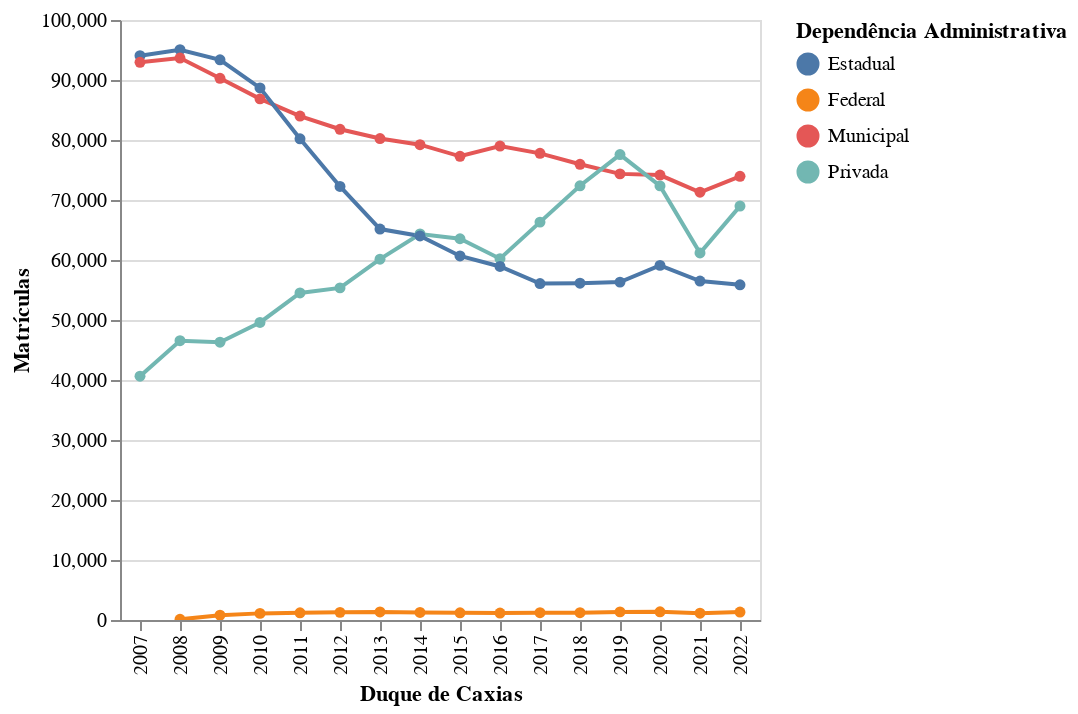

Notebook cell for this chart:
### Code cell
filtro = 'Duque de Caxias' # São Paulo, Duque de Caxias, Rio de Janeiro e Minas Gerais

cidade = analise.loc[analise['NO_MUNICIPIO'] == filtro]

alt.Chart(cidade).mark_line(point=True).encode(
    x = alt.X('NU_ANO_CENSO:N', title=filtro),
    y = alt.Y('QT_MAT_BAS', title=titulo),
    color = alt.Color('TP_DEPENDENCIA', title="Dependência Administrativa"),
    tooltip = [alt.Tooltip('NU_ANO_CENSO'),
              alt.Tooltip('QT_MAT_BAS', format=','),
              alt.Tooltip('TP_DEPENDENCIA')]
).interactive()

### Figure 1 — Vega-Lite specification as saved in the notebook (floating-point values rounded to 4 significant figures)
{"config": {"view": {"continuousWidth": 400, "continuousHeight": 300}}, "data": {"name": "data-ff1c18148b6fbe449272dc6b0ae64af8"}, "mark": {"type": "line", "point": true}, "encoding": {"color": {"field": "TP_DEPENDENCIA", "title": "Dependência Administrativa", "type": "nominal"}, "tooltip": [{"field": "NU_ANO_CENSO", "type": "quantitative"}, {"field": "QT_MAT_BAS", "format": ",", "type": "quantitative"}, {"field": "TP_DEPENDENCIA", "type": "nominal"}], "x": {"field": "NU_ANO_CENSO", "title": "Duque de Caxias", "type": "nominal"}, "y": {"field": "QT_MAT_BAS", "title": "Matrículas", "type": "quantitative"}}, "selection": {"selector010": {"type": "interval", "bind": "scales", "encodings": ["x", "y"]}}, "$schema": "https://vega.github.io/schema/vega-lite/v4.17.0.json", "datasets": {"data-ff1c18148b6fbe449272dc6b0ae64af8": [{"TP_DEPENDENCIA": "Municipal", "NU_ANO_CENSO": 2022, "NO_MUNICIPIO": "Duque de Caxias", "QT_MAT_BAS": 73950.0}, {"TP_DEPENDENCIA": "Privada", "NU_ANO_CENSO": 2022, "NO_MUNICIPIO": "Duque de Caxias", "QT_MAT_BAS": 68980.0}, {"TP_DEPENDENCIA": "Estadual", "NU_ANO_CENSO": 2022, "NO_MUNICIPIO": "Duque de Caxias", "QT_MAT_BAS": 55870.0}, {"TP_DEPENDENCIA": "Federal", "NU_ANO_CENSO": 2022, "NO_MUNICIPIO": "Duque de Caxias", "QT_MAT_BAS": 1319.0}, {"TP_DEPENDENCIA": "Municipal", "NU_ANO_CENSO": 2021, "NO_MUNICIPIO": "Duque de Caxias", "QT_MAT_BAS": 71290.0}, {"TP_DEPENDENCIA": "Privada", "NU_ANO_CENSO": 2021, "NO_MUNICIPIO": "Duque de Caxias", "QT_MAT_BAS": 61170.0}, {"TP_DEPENDENCIA": "Estadual", "NU_ANO_CENSO": 2021, "NO_MUNICIPIO": "Duque de Caxias", "QT_MAT_BAS": 56490.0}, {"TP_DEPENDENCIA": "Federal", "NU_ANO_CENSO": 2021, "NO_MUNICIPIO": "Duque de Caxias", "QT_MAT_BAS": 1126.0}, {"TP_DEPENDENCIA": "Municipal", "NU_ANO_CENSO": 2020, "NO_MUNICIPIO": "Duque de Caxias", "QT_MAT_BAS": 74150.0}, {"TP_DEPENDENCIA": "Privada", "NU_ANO_CENSO": 2020, "NO_MUNICIPIO": "Duque de Caxias", "QT_MAT_BAS": 72350.0}, {"TP_DEPENDENCIA": "Estadual", "NU_ANO_CENSO": 2020, "NO_MUNICIPIO": "Duque de Caxias", "QT_MAT_BAS": 59100.0}, {"TP_DEPENDENCIA": "Federal", "NU_ANO_CENSO": 2020, "NO_MUNICIPIO": "Duque de Caxias", "QT_MAT_BAS": 1361.0}, {"TP_DEPENDENCIA": "Privada", "NU_ANO_CENSO": 2019, "NO_MUNICIPIO": "Duque de Caxias", "QT_MAT_BAS": 77570.0}, {"TP_DEPENDENCIA": "Municipal", "NU_ANO_CENSO": 2019, "NO_MUNICIPIO": "Duque de Caxias", "QT_MAT_BAS": 74350.0}, {"TP_DEPENDENCIA": "Estadual", "NU_ANO_CENSO": 2019, "NO_MUNICIPIO": "Duque de Caxias", "QT_MAT_BAS": 56310.0}, {"TP_DEPENDENCIA": "Federal", "NU_ANO_CENSO": 2019, "NO_MUNICIPIO": "Duque de Caxias", "QT_MAT_BAS": 1351.0}, {"TP_DEPENDENCIA": "Municipal", "NU_ANO_CENSO": 2018, "NO_MUNICIPIO": "Duque de Caxias", "QT_MAT_BAS": 75950.0}, {"TP_DEPENDENCIA": "Privada", "NU_ANO_CENSO": 2018, "NO_MUNICIPIO": "Duque de Caxias", "QT_MAT_BAS": 72370.0}, {"TP_DEPENDENCIA": "Estadual", "NU_ANO_CENSO": 2018, "NO_MUNICIPIO": "Duque de Caxias", "QT_MAT_BAS": 56140.0}, {"TP_DEPENDENCIA": "Federal", "NU_ANO_CENSO": 2018, "NO_MUNICIPIO": "Duque de Caxias", "QT_MAT_BAS": 1209.0}, {"TP_DEPENDENCIA": "Municipal", "NU_ANO_CENSO": 2017, "NO_MUNICIPIO": "Duque de Caxias", "QT_MAT_BAS": 77780.0}, {"TP_DEPENDENCIA": "Privada", "NU_ANO_CENSO": 2017, "NO_MUNICIPIO": "Duque de Caxias", "QT_MAT_BAS": 66310.0}, {"TP_DEPENDENCIA": "Estadual", "NU_ANO_CENSO": 2017, "NO_MUNICIPIO": "Duque de Caxias", "QT_MAT_BAS": 56080.0}, {"TP_DEPENDENCIA": "Federal", "NU_ANO_CENSO": 2017, "NO_MUNICIPIO": "Duque de Caxias", "QT_MAT_BAS": 1218.0}, {"TP_DEPENDENCIA": "Municipal", "NU_ANO_CENSO": 2016, "NO_MUNICIPIO": "Duque de Caxias", "QT_MAT_BAS": 78990.0}, {"TP_DEPENDENCIA": "Privada", "NU_ANO_CENSO": 2016, "NO_MUNICIPIO": "Duque de Caxias", "QT_MAT_BAS": 60220.0}, {"TP_DEPENDENCIA": "Estadual", "NU_ANO_CENSO": 2016, "NO_MUNICIPIO": "Duque de Caxias", "QT_MAT_BAS": 58920.0}, {"TP_DEPENDENCIA": "Federal", "NU_ANO_CENSO": 2016, "NO_MUNICIPIO": "Duque de Caxias", "QT_MAT_BAS": 1163.0}, {"TP_DEPENDENCIA": "Municipal", "NU_ANO_CENSO": 2015, "NO_MUNICIPIO": "Duque de Caxias", "QT_MAT_BAS": 77280.0}, {"TP_DEPENDENCIA": "Privada", "NU_ANO_CENSO": 2015, "NO_MUNICIPIO": "Duque de Caxias", "QT_MAT_BAS": 63540.0}, {"TP_DEPENDENCIA": "Estadual", "NU_ANO_CENSO": 2015, "NO_MUNICIPIO": "Duque de Caxias", "QT_MAT_BAS": 60680.0}, {"TP_DEPENDENCIA": "Federal", "NU_ANO_CENSO": 2015, "NO_MUNICIPIO": "Duque de Caxias", "QT_MAT_BAS": 1192.0}, {"TP_DEPENDENCIA": "Municipal", "NU_ANO_CENSO": 2014, "NO_MUNICIPIO": "Duque de Caxias", "QT_MAT_BAS": 79220.0}, {"TP_DEPENDENCIA": "Privada", "NU_ANO_CENSO": 2014, "NO_MUNICIPIO": "Duque de Caxias", "QT_MAT_BAS": 64340.0}, {"TP_DEPENDENCIA": "Estadual", "NU_ANO_CENSO": 2014, "NO_MUNICIPIO": "Duque de Caxias", "QT_MAT_BAS": 64010.0}, {"TP_DEPENDENCIA": "Federal", "NU_ANO_CENSO": 2014, "NO_MUNICIPIO": "Duque de Caxias", "QT_MAT_BAS": 1255.0}, {"TP_DEPENDENCIA": "Municipal", "NU_ANO_CENSO": 2013, "NO_MUNICIPIO": "Duque de Caxias", "QT_MAT_BAS": 80240.0}, {"TP_DEPENDENCIA": "Estadual", "NU_ANO_CENSO": 2013, "NO_MUNICIPIO": "Duque de Caxias", "QT_MAT_BAS": 65160.0}, {"TP_DEPENDENCIA": "Privada", "NU_ANO_CENSO": 2013, "NO_MUNICIPIO": "Duque de Caxias", "QT_MAT_BAS": 60140.0}, {"TP_DEPENDENCIA": "Federal", "NU_ANO_CENSO": 2013, "NO_MUNICIPIO": "Duque de Caxias", "QT_MAT_BAS": 1349.0}, {"TP_DEPENDENCIA": "Municipal", "NU_ANO_CENSO": 2012, "NO_MUNICIPIO": "Duque de Caxias", "QT_MAT_BAS": 81790.0}, {"TP_DEPENDENCIA": "Estadual", "NU_ANO_CENSO": 2012, "NO_MUNICIPIO": "Duque de Caxias", "QT_MAT_BAS": 72260.0}, {"TP_DEPENDENCIA": "Privada", "NU_ANO_CENSO": 2012, "NO_MUNICIPIO": "Duque de Caxias", "QT_MAT_BAS": 55350.0}, {"TP_DEPENDENCIA": "Federal", "NU_ANO_CENSO": 2012, "NO_MUNICIPIO": "Duque de Caxias", "QT_MAT_BAS": 1271.0}, {"TP_DEPENDENCIA": "Municipal", "NU_ANO_CENSO": 2011, "NO_MUNICIPIO": "Duque de Caxias", "QT_MAT_BAS": 83990.0}, {"TP_DEPENDENCIA": "Estadual", "NU_ANO_CENSO": 2011, "NO_MUNICIPIO": "Duque de Caxias", "QT_MAT_BAS": 80200.0}, {"TP_DEPENDENCIA": "Privada", "NU_ANO_CENSO": 2011, "NO_MUNICIPIO": "Duque de Caxias", "QT_MAT_BAS": 54510.0}, {"TP_DEPENDENCIA": "Federal", "NU_ANO_CENSO": 2011, "NO_MUNICIPIO": "Duque de Caxias", "QT_MAT_BAS": 1207.0}, {"TP_DEPENDENCIA": "Estadual", "NU_ANO_CENSO": 2010, "NO_MUNICIPIO": "Duque de Caxias", "QT_MAT_BAS": 88670.0}, {"TP_DEPENDENCIA": "Municipal", "NU_ANO_CENSO": 2010, "NO_MUNICIPIO": "Duque de Caxias", "QT_MAT_BAS": 86860.0}, {"TP_DEPENDENCIA": "Privada", "NU_ANO_CENSO": 2010, "NO_MUNICIPIO": "Duque de Caxias", "QT_MAT_BAS": 49600.0}, {"TP_DEPENDENCIA": "Federal", "NU_ANO_CENSO": 2010, "NO_MUNICIPIO": "Duque de Caxias", "QT_MAT_BAS": 1104.0}, {"TP_DEPENDENCIA": "Estadual", "NU_ANO_CENSO": 2009, "NO_MUNICIPIO": "Duque de Caxias", "QT_MAT_BAS": 93360.0}, {"TP_DEPENDENCIA": "Municipal", "NU_ANO_CENSO": 2009, "NO_MUNICIPIO": "Duque de Caxias", "QT_MAT_BAS": 90280.0}, {"TP_DEPENDENCIA": "Privada", "NU_ANO_CENSO": 2009, "NO_MUNICIPIO": "Duque de Caxias", "QT_MAT_BAS": 46300.0}, {"TP_DEPENDENCIA": "Federal", "NU_ANO_CENSO": 2009, "NO_MUNICIPIO": "Duque de Caxias", "QT_MAT_BAS": 793.0}, {"TP_DEPENDENCIA": "Estadual", "NU_ANO_CENSO": 2008, "NO_MUNICIPIO": "Duque de Caxias", "QT_MAT_BAS": 95050.0}, {"TP_DEPENDENCIA": "Municipal", "NU_ANO_CENSO": 2008, "NO_MUNICIPIO": "Duque de Caxias", "QT_MAT_BAS": 93670.0}, {"TP_DEPENDENCIA": "Privada", "NU_ANO_CENSO": 2008, "NO_MUNICIPIO": "Duque de Caxias", "QT_MAT_BAS": 46550.0}, {"TP_DEPENDENCIA": "Federal", "NU_ANO_CENSO": 2008, "NO_MUNICIPIO": "Duque de Caxias", "QT_MAT_BAS": 109.0}, {"TP_DEPENDENCIA": "Estadual", "NU_ANO_CENSO": 2007, "NO_MUNICIPIO": "Duque de Caxias", "QT_MAT_BAS": 94050.0}, {"TP_DEPENDENCIA": "Municipal", "NU_ANO_CENSO": 2007, "NO_MUNICIPIO": "Duque de Caxias", "QT_MAT_BAS": 92940.0}, {"TP_DEPENDENCIA": "Privada", "NU_ANO_CENSO": 2007, "NO_MUNICIPIO": "Duque de Caxias", "QT_MAT_BAS": 40630.0}]}}
